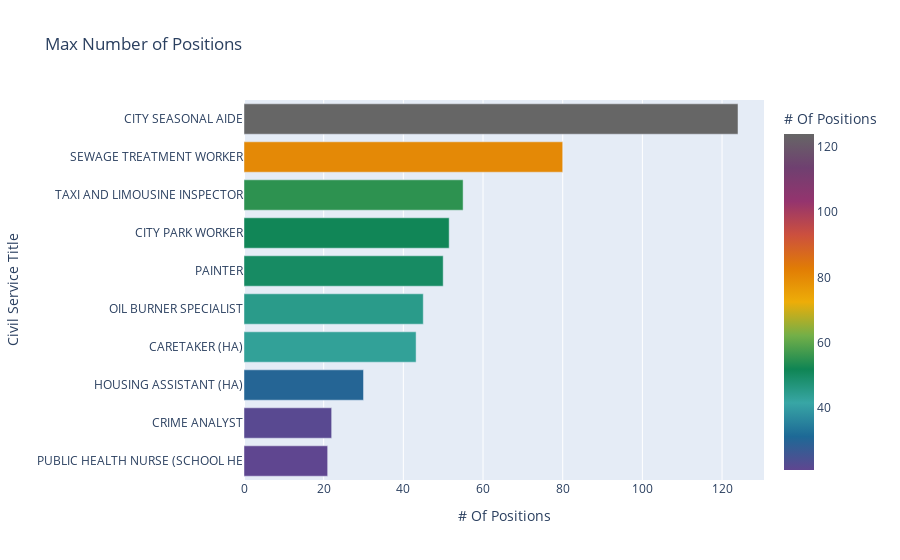

Here is the notebook cell this chart was saved with:
### Markdown cell above
##### Max number of open positions
###### With this, we seem to embark upon which position has the most number of openings for the whole dataset.

### Code cell
max_positions = (data.groupby('Civil Service Title')['# Of Positions'].mean().nlargest(10)).reset_index()

fig = px.bar(max_positions, y="Civil Service Title", x="# Of Positions", orientation='h', title = "Max Number of Positions",color=  "# Of Positions", color_continuous_scale= px.colors.qualitative.Prism).update_yaxes(categoryorder="total ascending")

fig.show()

### Figure 1 — Plotly figure (JSON) as saved in the notebook; plotly's stock layout.template omitted (floating-point values rounded to 4 significant figures)
{"data": [{"alignmentgroup": "True", "hovertemplate": "# Of Positions=%{marker.color}<br>Civil Service Title=%{y}<extra></extra>", "legendgroup": "", "marker": {"color": [124, 80, 55, 51.5, 50, 45, 43.2, 30, 22, 21], "coloraxis": "coloraxis"}, "name": "", "offsetgroup": "", "orientation": "h", "showlegend": false, "textposition": "auto", "type": "bar", "x": [124, 80, 55, 51.5, 50, 45, 43.2, 30, 22, 21], "xaxis": "x", "y": ["CITY SEASONAL AIDE", "SEWAGE TREATMENT WORKER", "TAXI AND LIMOUSINE INSPECTOR", "CITY PARK WORKER", "PAINTER", "OIL BURNER SPECIALIST", "CARETAKER (HA)", "HOUSING ASSISTANT (HA)", "CRIME ANALYST", "PUBLIC HEALTH NURSE (SCHOOL HE"], "yaxis": "y"}], "layout": {"autosize": true, "barmode": "relative", "coloraxis": {"colorbar": {"title": {"text": "# Of Positions"}}, "colorscale": [[0, "rgb(95, 70, 144)"], [0.1, "rgb(29, 105, 150)"], [0.2, "rgb(56, 166, 165)"], [0.3, "rgb(15, 133, 84)"], [0.4, "rgb(115, 175, 72)"], [0.5, "rgb(237, 173, 8)"], [0.6, "rgb(225, 124, 5)"], [0.7, "rgb(204, 80, 62)"], [0.8, "rgb(148, 52, 110)"], [0.9, "rgb(111, 64, 112)"], [1, "rgb(102, 102, 102)"]]}, "legend": {"tracegroupgap": 0}, "title": {"text": "Max Number of Positions"}, "xaxis": {"anchor": "y", "autorange": true, "domain": [0, 1], "range": [0, 130.5], "title": {"text": "# Of Positions"}, "type": "linear"}, "yaxis": {"anchor": "x", "autorange": true, "categoryorder": "total ascending", "domain": [0, 1], "range": [-0.5, 9.5], "title": {"text": "Civil Service Title"}, "type": "category"}}}
